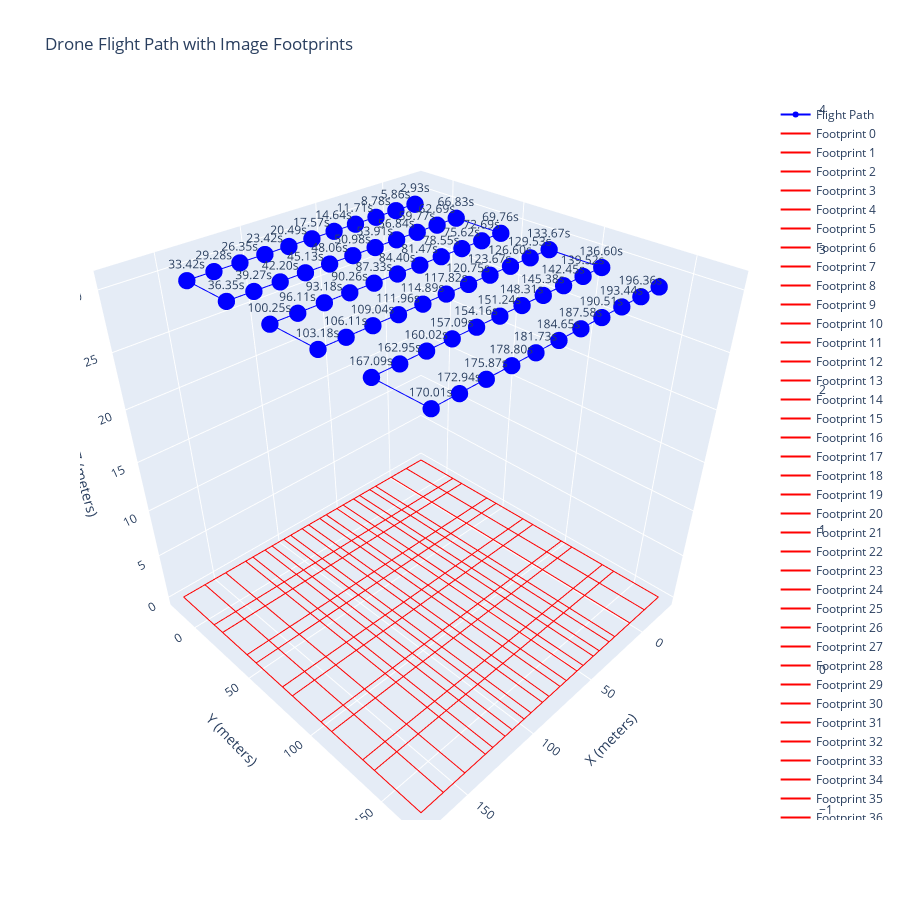

The notebook cell this image was saved under:
### Code cell
camera_ = copy.deepcopy(camera_x10)
dataset_spec_ = copy.deepcopy(dataset_spec)


MAX_DRONE_SPEED = 16.0
MAX_ACC = 3.5
footprint = compute_image_footprint_on_surface(camera_x10, dataset_spec_.height)

dataset_spec_.sidelap = 0.2
print(camera_, dataset_spec_)

fig = plot_photo_plan(generate_photo_plan_on_grid(camera_, dataset_spec_), footprint, MAX_ACC, MAX_DRONE_SPEED, compute_speed_during_photo_capture(camera_, dataset_spec_))
fig.show()

### Figure 1 — Plotly figure (JSON) as saved in the notebook; plotly's stock layout.template omitted (floating-point values rounded to 4 significant figures)
{"data": [{"line": {"color": "blue", "width": 2}, "marker": {"color": 196.4, "colorscale": [[0, "#440154"], [0.1111, "#482878"], [0.2222, "#3e4989"], [0.3333, "#31688e"], [0.4444, "#26828e"], [0.5556, "#1f9e89"], [0.6667, "#35b779"], [0.7778, "#6ece58"], [0.8889, "#b5de2b"], [1, "#fde725"]], "showscale": true, "size": 6}, "mode": "lines+markers", "name": "Flight Path", "type": "scatter3d", "x": [0, 15, 30, 45, 60, 75, 90, 105, 120, 135, 150, 150, 135, 120, 105, 90, 75, 60, 45, 30, 15, 0, 0, 15, 30, 45, 60, 75, 90, 105, 120, 135, 150, 150, 135, 120, 105, 90, 75, 60, 45, 30, 15, 0, 0, 15, 30, 45, 60, 75, 90, 105, 120, 135, 150, 150, 135, 120, 105, 90, 75, 60, 45, 30, 15, 0], "y": [0, 0, 0, 0, 0, 0, 0, 0, 0, 0, 0, 30, 30, 30, 30, 30, 30, 30, 30, 30, 30, 30, 60, 60, 60, 60, 60, 60, 60, 60, 60, 60, 60, 90, 90, 90, 90, 90, 90, 90, 90, 90, 90, 90, 120, 120, 120, 120, 120, 120, 120, 120, 120, 120, 120, 150, 150, 150, 150, 150, 150, 150, 150, 150, 150, 150], "z": [30.48, 30.48, 30.48, 30.48, 30.48, 30.48, 30.48, 30.48, 30.48, 30.48, 30.48, 30.48, 30.48, 30.48, 30.48, 30.48, 30.48, 30.48, 30.48, 30.48, 30.48, 30.48, 30.48, 30.48, 30.48, 30.48, 30.48, 30.48, 30.48, 30.48, 30.48, 30.48, 30.48, 30.48, 30.48, 30.48, 30.48, 30.48, 30.48, 30.48, 30.48, 30.48, 30.48, 30.48, 30.48, 30.48, 30.48, 30.48, 30.48, 30.48, 30.48, 30.48, 30.48, 30.48, 30.48, 30.48, 30.48, 30.48, 30.48, 30.48, 30.48, 30.48, 30.48, 30.48, 30.48, 30.48]}, {"line": {"color": "red", "width": 2}, "mode": "lines", "name": "Footprint 0", "type": "scatter3d", "x": [-25.28, 25.28, 25.28, -25.28, -25.28], "y": [-18.97, -18.97, 18.97, 18.97, -18.97], "z": [0, 0, 0, 0, 0]}, {"line": {"color": "red", "width": 2}, "mode": "lines", "name": "Footprint 1", "type": "scatter3d", "x": [-10.28, 40.28, 40.28, -10.28, -10.28], "y": [-18.97, -18.97, 18.97, 18.97, -18.97], "z": [0, 0, 0, 0, 0]}, {"line": {"color": "red", "width": 2}, "mode": "lines", "name": "Footprint 2", "type": "scatter3d", "x": [4.72, 55.28, 55.28, 4.72, 4.72], "y": [-18.97, -18.97, 18.97, 18.97, -18.97], "z": [0, 0, 0, 0, 0]}, {"line": {"color": "red", "width": 2}, "mode": "lines", "name": "Footprint 3", "type": "scatter3d", "x": [19.72, 70.28, 70.28, 19.72, 19.72], "y": [-18.97, -18.97, 18.97, 18.97, -18.97], "z": [0, 0, 0, 0, 0]}, {"line": {"color": "red", "width": 2}, "mode": "lines", "name": "Footprint 4", "type": "scatter3d", "x": [34.72, 85.28, 85.28, 34.72, 34.72], "y": [-18.97, -18.97, 18.97, 18.97, -18.97], "z": [0, 0, 0, 0, 0]}, {"line": {"color": "red", "width": 2}, "mode": "lines", "name": "Footprint 5", "type": "scatter3d", "x": [49.72, 100.3, 100.3, 49.72, 49.72], "y": [-18.97, -18.97, 18.97, 18.97, -18.97], "z": [0, 0, 0, 0, 0]}, {"line": {"color": "red", "width": 2}, "mode": "lines", "name": "Footprint 6", "type": "scatter3d", "x": [64.72, 115.3, 115.3, 64.72, 64.72], "y": [-18.97, -18.97, 18.97, 18.97, -18.97], "z": [0, 0, 0, 0, 0]}, {"line": {"color": "red", "width": 2}, "mode": "lines", "name": "Footprint 7", "type": "scatter3d", "x": [79.72, 130.3, 130.3, 79.72, 79.72], "y": [-18.97, -18.97, 18.97, 18.97, -18.97], "z": [0, 0, 0, 0, 0]}, {"line": {"color": "red", "width": 2}, "mode": "lines", "name": "Footprint 8", "type": "scatter3d", "x": [94.72, 145.3, 145.3, 94.72, 94.72], "y": [-18.97, -18.97, 18.97, 18.97, -18.97], "z": [0, 0, 0, 0, 0]}, {"line": {"color": "red", "width": 2}, "mode": "lines", "name": "Footprint 9", "type": "scatter3d", "x": [109.7, 160.3, 160.3, 109.7, 109.7], "y": [-18.97, -18.97, 18.97, 18.97, -18.97], "z": [0, 0, 0, 0, 0]}, {"line": {"color": "red", "width": 2}, "mode": "lines", "name": "Footprint 10", "type": "scatter3d", "x": [124.7, 175.3, 175.3, 124.7, 124.7], "y": [-18.97, -18.97, 18.97, 18.97, -18.97], "z": [0, 0, 0, 0, 0]}, {"line": {"color": "red", "width": 2}, "mode": "lines", "name": "Footprint 11", "type": "scatter3d", "x": [124.7, 175.3, 175.3, 124.7, 124.7], "y": [11.03, 11.03, 48.97, 48.97, 11.03], "z": [0, 0, 0, 0, 0]}, {"line": {"color": "red", "width": 2}, "mode": "lines", "name": "Footprint 12", "type": "scatter3d", "x": [109.7, 160.3, 160.3, 109.7, 109.7], "y": [11.03, 11.03, 48.97, 48.97, 11.03], "z": [0, 0, 0, 0, 0]}, {"line": {"color": "red", "width": 2}, "mode": "lines", "name": "Footprint 13", "type": "scatter3d", "x": [94.72, 145.3, 145.3, 94.72, 94.72], "y": [11.03, 11.03, 48.97, 48.97, 11.03], "z": [0, 0, 0, 0, 0]}, {"line": {"color": "red", "width": 2}, "mode": "lines", "name": "Footprint 14", "type": "scatter3d", "x": [79.72, 130.3, 130.3, 79.72, 79.72], "y": [11.03, 11.03, 48.97, 48.97, 11.03], "z": [0, 0, 0, 0, 0]}, {"line": {"color": "red", "width": 2}, "mode": "lines", "name": "Footprint 15", "type": "scatter3d", "x": [64.72, 115.3, 115.3, 64.72, 64.72], "y": [11.03, 11.03, 48.97, 48.97, 11.03], "z": [0, 0, 0, 0, 0]}, {"line": {"color": "red", "width": 2}, "mode": "lines", "name": "Footprint 16", "type": "scatter3d", "x": [49.72, 100.3, 100.3, 49.72, 49.72], "y": [11.03, 11.03, 48.97, 48.97, 11.03], "z": [0, 0, 0, 0, 0]}, {"line": {"color": "red", "width": 2}, "mode": "lines", "name": "Footprint 17", "type": "scatter3d", "x": [34.72, 85.28, 85.28, 34.72, 34.72], "y": [11.03, 11.03, 48.97, 48.97, 11.03], "z": [0, 0, 0, 0, 0]}, {"line": {"color": "red", "width": 2}, "mode": "lines", "name": "Footprint 18", "type": "scatter3d", "x": [19.72, 70.28, 70.28, 19.72, 19.72], "y": [11.03, 11.03, 48.97, 48.97, 11.03], "z": [0, 0, 0, 0, 0]}, {"line": {"color": "red", "width": 2}, "mode": "lines", "name": "Footprint 19", "type": "scatter3d", "x": [4.72, 55.28, 55.28, 4.72, 4.72], "y": [11.03, 11.03, 48.97, 48.97, 11.03], "z": [0, 0, 0, 0, 0]}, {"line": {"color": "red", "width": 2}, "mode": "lines", "name": "Footprint 20", "type": "scatter3d", "x": [-10.28, 40.28, 40.28, -10.28, -10.28], "y": [11.03, 11.03, 48.97, 48.97, 11.03], "z": [0, 0, 0, 0, 0]}, {"line": {"color": "red", "width": 2}, "mode": "lines", "name": "Footprint 21", "type": "scatter3d", "x": [-25.28, 25.28, 25.28, -25.28, -25.28], "y": [11.03, 11.03, 48.97, 48.97, 11.03], "z": [0, 0, 0, 0, 0]}, {"line": {"color": "red", "width": 2}, "mode": "lines", "name": "Footprint 22", "type": "scatter3d", "x": [-25.28, 25.28, 25.28, -25.28, -25.28], "y": [41.03, 41.03, 78.97, 78.97, 41.03], "z": [0, 0, 0, 0, 0]}, {"line": {"color": "red", "width": 2}, "mode": "lines", "name": "Footprint 23", "type": "scatter3d", "x": [-10.28, 40.28, 40.28, -10.28, -10.28], "y": [41.03, 41.03, 78.97, 78.97, 41.03], "z": [0, 0, 0, 0, 0]}, {"line": {"color": "red", "width": 2}, "mode": "lines", "name": "Footprint 24", "type": "scatter3d", "x": [4.72, 55.28, 55.28, 4.72, 4.72], "y": [41.03, 41.03, 78.97, 78.97, 41.03], "z": [0, 0, 0, 0, 0]}, {"line": {"color": "red", "width": 2}, "mode": "lines", "name": "Footprint 25", "type": "scatter3d", "x": [19.72, 70.28, 70.28, 19.72, 19.72], "y": [41.03, 41.03, 78.97, 78.97, 41.03], "z": [0, 0, 0, 0, 0]}, {"line": {"color": "red", "width": 2}, "mode": "lines", "name": "Footprint 26", "type": "scatter3d", "x": [34.72, 85.28, 85.28, 34.72, 34.72], "y": [41.03, 41.03, 78.97, 78.97, 41.03], "z": [0, 0, 0, 0, 0]}, {"line": {"color": "red", "width": 2}, "mode": "lines", "name": "Footprint 27", "type": "scatter3d", "x": [49.72, 100.3, 100.3, 49.72, 49.72], "y": [41.03, 41.03, 78.97, 78.97, 41.03], "z": [0, 0, 0, 0, 0]}, {"line": {"color": "red", "width": 2}, "mode": "lines", "name": "Footprint 28", "type": "scatter3d", "x": [64.72, 115.3, 115.3, 64.72, 64.72], "y": [41.03, 41.03, 78.97, 78.97, 41.03], "z": [0, 0, 0, 0, 0]}, {"line": {"color": "red", "width": 2}, "mode": "lines", "name": "Footprint 29", "type": "scatter3d", "x": [79.72, 130.3, 130.3, 79.72, 79.72], "y": [41.03, 41.03, 78.97, 78.97, 41.03], "z": [0, 0, 0, 0, 0]}, {"line": {"color": "red", "width": 2}, "mode": "lines", "name": "Footprint 30", "type": "scatter3d", "x": [94.72, 145.3, 145.3, 94.72, 94.72], "y": [41.03, 41.03, 78.97, 78.97, 41.03], "z": [0, 0, 0, 0, 0]}, {"line": {"color": "red", "width": 2}, "mode": "lines", "name": "Footprint 31", "type": "scatter3d", "x": [109.7, 160.3, 160.3, 109.7, 109.7], "y": [41.03, 41.03, 78.97, 78.97, 41.03], "z": [0, 0, 0, 0, 0]}, {"line": {"color": "red", "width": 2}, "mode": "lines", "name": "Footprint 32", "type": "scatter3d", "x": [124.7, 175.3, 175.3, 124.7, 124.7], "y": [41.03, 41.03, 78.97, 78.97, 41.03], "z": [0, 0, 0, 0, 0]}, {"line": {"color": "red", "width": 2}, "mode": "lines", "name": "Footprint 33", "type": "scatter3d", "x": [124.7, 175.3, 175.3, 124.7, 124.7], "y": [71.03, 71.03, 109.0, 109.0, 71.03], "z": [0, 0, 0, 0, 0]}, {"line": {"color": "red", "width": 2}, "mode": "lines", "name": "Footprint 34", "type": "scatter3d", "x": [109.7, 160.3, 160.3, 109.7, 109.7], "y": [71.03, 71.03, 109.0, 109.0, 71.03], "z": [0, 0, 0, 0, 0]}, {"line": {"color": "red", "width": 2}, "mode": "lines", "name": "Footprint 35", "type": "scatter3d", "x": [94.72, 145.3, 145.3, 94.72, 94.72], "y": [71.03, 71.03, 109.0, 109.0, 71.03], "z": [0, 0, 0, 0, 0]}, {"line": {"color": "red", "width": 2}, "mode": "lines", "name": "Footprint 36", "type": "scatter3d", "x": [79.72, 130.3, 130.3, 79.72, 79.72], "y": [71.03, 71.03, 109.0, 109.0, 71.03], "z": [0, 0, 0, 0, 0]}, {"line": {"color": "red", "width": 2}, "mode": "lines", "name": "Footprint 37", "type": "scatter3d", "x": [64.72, 115.3, 115.3, 64.72, 64.72], "y": [71.03, 71.03, 109.0, 109.0, 71.03], "z": [0, 0, 0, 0, 0]}, {"line": {"color": "red", "width": 2}, "mode": "lines", "name": "Footprint 38", "type": "scatter3d", "x": [49.72, 100.3, 100.3, 49.72, 49.72], "y": [71.03, 71.03, 109.0, 109.0, 71.03], "z": [0, 0, 0, 0, 0]}, {"line": {"color": "red", "width": 2}, "mode": "lines", "name": "Footprint 39", "type": "scatter3d", "x": [34.72, 85.28, 85.28, 34.72, 34.72], "y": [71.03, 71.03, 109.0, 109.0, 71.03], "z": [0, 0, 0, 0, 0]}, {"line": {"color": "red", "width": 2}, "mode": "lines", "name": "Footprint 40", "type": "scatter3d", "x": [19.72, 70.28, 70.28, 19.72, 19.72], "y": [71.03, 71.03, 109.0, 109.0, 71.03], "z": [0, 0, 0, 0, 0]}, {"line": {"color": "red", "width": 2}, "mode": "lines", "name": "Footprint 41", "type": "scatter3d", "x": [4.72, 55.28, 55.28, 4.72, 4.72], "y": [71.03, 71.03, 109.0, 109.0, 71.03], "z": [0, 0, 0, 0, 0]}, {"line": {"color": "red", "width": 2}, "mode": "lines", "name": "Footprint 42", "type": "scatter3d", "x": [-10.28, 40.28, 40.28, -10.28, -10.28], "y": [71.03, 71.03, 109.0, 109.0, 71.03], "z": [0, 0, 0, 0, 0]}, {"line": {"color": "red", "width": 2}, "mode": "lines", "name": "Footprint 43", "type": "scatter3d", "x": [-25.28, 25.28, 25.28, -25.28, -25.28], "y": [71.03, 71.03, 109.0, 109.0, 71.03], "z": [0, 0, 0, 0, 0]}, {"line": {"color": "red", "width": 2}, "mode": "lines", "name": "Footprint 44", "type": "scatter3d", "x": [-25.28, 25.28, 25.28, -25.28, -25.28], "y": [101.0, 101.0, 139.0, 139.0, 101.0], "z": [0, 0, 0, 0, 0]}, {"line": {"color": "red", "width": 2}, "mode": "lines", "name": "Footprint 45", "type": "scatter3d", "x": [-10.28, 40.28, 40.28, -10.28, -10.28], "y": [101.0, 101.0, 139.0, 139.0, 101.0], "z": [0, 0, 0, 0, 0]}, {"line": {"color": "red", "width": 2}, "mode": "lines", "name": "Footprint 46", "type": "scatter3d", "x": [4.72, 55.28, 55.28, 4.72, 4.72], "y": [101.0, 101.0, 139.0, 139.0, 101.0], "z": [0, 0, 0, 0, 0]}, {"line": {"color": "red", "width": 2}, "mode": "lines", "name": "Footprint 47", "type": "scatter3d", "x": [19.72, 70.28, 70.28, 19.72, 19.72], "y": [101.0, 101.0, 139.0, 139.0, 101.0], "z": [0, 0, 0, 0, 0]}, {"line": {"color": "red", "width": 2}, "mode": "lines", "name": "Footprint 48", "type": "scatter3d", "x": [34.72, 85.28, 85.28, 34.72, 34.72], "y": [101.0, 101.0, 139.0, 139.0, 101.0], "z": [0, 0, 0, 0, 0]}, {"line": {"color": "red", "width": 2}, "mode": "lines", "name": "Footprint 49", "type": "scatter3d", "x": [49.72, 100.3, 100.3, 49.72, 49.72], "y": [101.0, 101.0, 139.0, 139.0, 101.0], "z": [0, 0, 0, 0, 0]}, {"line": {"color": "red", "width": 2}, "mode": "lines", "name": "Footprint 50", "type": "scatter3d", "x": [64.72, 115.3, 115.3, 64.72, 64.72], "y": [101.0, 101.0, 139.0, 139.0, 101.0], "z": [0, 0, 0, 0, 0]}, {"line": {"color": "red", "width": 2}, "mode": "lines", "name": "Footprint 51", "type": "scatter3d", "x": [79.72, 130.3, 130.3, 79.72, 79.72], "y": [101.0, 101.0, 139.0, 139.0, 101.0], "z": [0, 0, 0, 0, 0]}, {"line": {"color": "red", "width": 2}, "mode": "lines", "name": "Footprint 52", "type": "scatter3d", "x": [94.72, 145.3, 145.3, 94.72, 94.72], "y": [101.0, 101.0, 139.0, 139.0, 101.0], "z": [0, 0, 0, 0, 0]}, {"line": {"color": "red", "width": 2}, "mode": "lines", "name": "Footprint 53", "type": "scatter3d", "x": [109.7, 160.3, 160.3, 109.7, 109.7], "y": [101.0, 101.0, 139.0, 139.0, 101.0], "z": [0, 0, 0, 0, 0]}, {"line": {"color": "red", "width": 2}, "mode": "lines", "name": "Footprint 54", "type": "scatter3d", "x": [124.7, 175.3, 175.3, 124.7, 124.7], "y": [101.0, 101.0, 139.0, 139.0, 101.0], "z": [0, 0, 0, 0, 0]}, {"line": {"color": "red", "width": 2}, "mode": "lines", "name": "Footprint 55", "type": "scatter3d", "x": [124.7, 175.3, 175.3, 124.7, 124.7], "y": [131.0, 131.0, 169.0, 169.0, 131.0], "z": [0, 0, 0, 0, 0]}, {"line": {"color": "red", "width": 2}, "mode": "lines", "name": "Footprint 56", "type": "scatter3d", "x": [109.7, 160.3, 160.3, 109.7, 109.7], "y": [131.0, 131.0, 169.0, 169.0, 131.0], "z": [0, 0, 0, 0, 0]}, {"line": {"color": "red", "width": 2}, "mode": "lines", "name": "Footprint 57", "type": "scatter3d", "x": [94.72, 145.3, 145.3, 94.72, 94.72], "y": [131.0, 131.0, 169.0, 169.0, 131.0], "z": [0, 0, 0, 0, 0]}, {"line": {"color": "red", "width": 2}, "mode": "lines", "name": "Footprint 58", "type": "scatter3d", "x": [79.72, 130.3, 130.3, 79.72, 79.72], "y": [131.0, 131.0, 169.0, 169.0, 131.0], "z": [0, 0, 0, 0, 0]}, {"line": {"color": "red", "width": 2}, "mode": "lines", "name": "Footprint 59", "type": "scatter3d", "x": [64.72, 115.3, 115.3, 64.72, 64.72], "y": [131.0, 131.0, 169.0, 169.0, 131.0], "z": [0, 0, 0, 0, 0]}, {"line": {"color": "red", "width": 2}, "mode": "lines", "name": "Footprint 60", "type": "scatter3d", "x": [49.72, 100.3, 100.3, 49.72, 49.72], "y": [131.0, 131.0, 169.0, 169.0, 131.0], "z": [0, 0, 0, 0, 0]}, {"line": {"color": "red", "width": 2}, "mode": "lines", "name": "Footprint 61", "type": "scatter3d", "x": [34.72, 85.28, 85.28, 34.72, 34.72], "y": [131.0, 131.0, 169.0, 169.0, 131.0], "z": [0, 0, 0, 0, 0]}, {"line": {"color": "red", "width": 2}, "mode": "lines", "name": "Footprint 62", "type": "scatter3d", "x": [19.72, 70.28, 70.28, 19.72, 19.72], "y": [131.0, 131.0, 169.0, 169.0, 131.0], "z": [0, 0, 0, 0, 0]}, {"line": {"color": "red", "width": 2}, "mode": "lines", "name": "Footprint 63", "type": "scatter3d", "x": [4.72, 55.28, 55.28, 4.72, 4.72], "y": [131.0, 131.0, 169.0, 169.0, 131.0], "z": [0, 0, 0, 0, 0]}, {"line": {"color": "red", "width": 2}, "mode": "lines", "name": "Footprint 64", "type": "scatter3d", "x": [-10.28, 40.28, 40.28, -10.28, -10.28], "y": [131.0, 131.0, 169.0, 169.0, 131.0], "z": [0, 0, 0, 0, 0]}, {"line": {"color": "red", "width": 2}, "mode": "lines", "name": "Footprint 65", "type": "scatter3d", "x": [-25.28, 25.28, 25.28, -25.28, -25.28], "y": [131.0, 131.0, 169.0, 169.0, 131.0], "z": [0, 0, 0, 0, 0]}, {"mode": "text", "name": "Time 0", "text": ["2.93s"], "textposition": "top center", "type": "scatter3d", "x": [0], "y": [0], "z": [30.48]}, {"mode": "text", "name": "Time 1", "text": ["5.86s"], "textposition": "top center", "type": "scatter3d", "x": [15], "y": [0], "z": [30.48]}, {"mode": "text", "name": "Time 2", "text": ["8.78s"], "textposition": "top center", "type": "scatter3d", "x": [30], "y": [0], "z": [30.48]}, {"mode": "text", "name": "Time 3", "text": ["11.71s"], "textposition": "top center", "type": "scatter3d", "x": [45], "y": [0], "z": [30.48]}, {"mode": "text", "name": "Time 4", "text": ["14.64s"], "textposition": "top center", "type": "scatter3d", "x": [60], "y": [0], "z": [30.48]}, {"mode": "text", "name": "Time 5", "text": ["17.57s"], "textposition": "top center", "type": "scatter3d", "x": [75], "y": [0], "z": [30.48]}, {"mode": "text", "name": "Time 6", "text": ["20.49s"], "textposition": "top center", "type": "scatter3d", "x": [90], "y": [0], "z": [30.48]}, {"mode": "text", "name": "Time 7", "text": ["23.42s"], "textposition": "top center", "type": "scatter3d", "x": [105], "y": [0], "z": [30.48]}, {"mode": "text", "name": "Time 8", "text": ["26.35s"], "textposition": "top center", "type": "scatter3d", "x": [120], "y": [0], "z": [30.48]}, {"mode": "text", "name": "Time 9", "text": ["29.28s"], "textposition": "top center", "type": "scatter3d", "x": [135], "y": [0], "z": [30.48]}, {"mode": "text", "name": "Time 10", "text": ["33.42s"], "textposition": "top center", "type": "scatter3d", "x": [150], "y": [0], "z": [30.48]}, {"mode": "text", "name": "Time 11", "text": ["36.35s"], "textposition": "top center", "type": "scatter3d", "x": [150], "y": [30], "z": [30.48]}, {"mode": "text", "name": "Time 12", "text": ["39.27s"], "textposition": "top center", "type": "scatter3d", "x": [135], "y": [30], "z": [30.48]}, {"mode": "text", "name": "Time 13", "text": ["42.20s"], "textposition": "top center", "type": "scatter3d", "x": [120], "y": [30], "z": [30.48]}, {"mode": "text", "name": "Time 14", "text": ["45.13s"], "textposition": "top center", "type": "scatter3d", "x": [105], "y": [30], "z": [30.48]}, {"mode": "text", "name": "Time 15", "text": ["48.06s"], "textposition": "top center", "type": "scatter3d", "x": [90], "y": [30], "z": [30.48]}, {"mode": "text", "name": "Time 16", "text": ["50.98s"], "textposition": "top center", "type": "scatter3d", "x": [75], "y": [30], "z": [30.48]}, {"mode": "text", "name": "Time 17", "text": ["53.91s"], "textposition": "top center", "type": "scatter3d", "x": [60], "y": [30], "z": [30.48]}, {"mode": "text", "name": "Time 18", "text": ["56.84s"], "textposition": "top center", "type": "scatter3d", "x": [45], "y": [30], "z": [30.48]}, {"mode": "text", "name": "Time 19", "text": ["59.77s"], "textposition": "top center", "type": "scatter3d", "x": [30], "y": [30], "z": [30.48]}, {"mode": "text", "name": "Time 20", "text": ["62.69s"], "textposition": "top center", "type": "scatter3d", "x": [15], "y": [30], "z": [30.48]}, {"mode": "text", "name": "Time 21", "text": ["66.83s"], "textposition": "top center", "type": "scatter3d", "x": [0], "y": [30], "z": [30.48]}, {"mode": "text", "name": "Time 22", "text": ["69.76s"], "textposition": "top center", "type": "scatter3d", "x": [0], "y": [60], "z": [30.48]}, {"mode": "text", "name": "Time 23", "text": ["72.69s"], "textposition": "top center", "type": "scatter3d", "x": [15], "y": [60], "z": [30.48]}, {"mode": "text", "name": "Time 24", "text": ["75.62s"], "textposition": "top center", "type": "scatter3d", "x": [30], "y": [60], "z": [30.48]}, {"mode": "text", "name": "Time 25", "text": ["78.55s"], "textposition": "top center", "type": "scatter3d", "x": [45], "y": [60], "z": [30.48]}, {"mode": "text", "name": "Time 26", "text": ["81.47s"], "textposition": "top center", "type": "scatter3d", "x": [60], "y": [60], "z": [30.48]}, {"mode": "text", "name": "Time 27", "text": ["84.40s"], "textposition": "top center", "type": "scatter3d", "x": [75], "y": [60], "z": [30.48]}, {"mode": "text", "name": "Time 28", "text": ["87.33s"], "textposition": "top center", "type": "scatter3d", "x": [90], "y": [60], "z": [30.48]}, {"mode": "text", "name": "Time 29", "text": ["90.26s"], "textposition": "top center", "type": "scatter3d", "x": [105], "y": [60], "z": [30.48]}, {"mode": "text", "name": "Time 30", "text": ["93.18s"], "textposition": "top center", "type": "scatter3d", "x": [120], "y": [60], "z": [30.48]}, {"mode": "text", "name": "Time 31", "text": ["96.11s"], "textposition": "top center", "type": "scatter3d", "x": [135], "y": [60], "z": [30.48]}, {"mode": "text", "name": "Time 32", "text": ["100.25s"], "textposition": "top center", "type": "scatter3d", "x": [150], "y": [60], "z": [30.48]}, {"mode": "text", "name": "Time 33", "text": ["103.18s"], "textposition": "top center", "type": "scatter3d", "x": [150], "y": [90], "z": [30.48]}, {"mode": "text", "name": "Time 34", "text": ["106.11s"], "textposition": "top center", "type": "scatter3d", "x": [135], "y": [90], "z": [30.48]}, {"mode": "text", "name": "Time 35", "text": ["109.04s"], "textposition": "top center", "type": "scatter3d", "x": [120], "y": [90], "z": [30.48]}, {"mode": "text", "name": "Time 36", "text": ["111.96s"], "textposition": "top center", "type": "scatter3d", "x": [105], "y": [90], "z": [30.48]}, {"mode": "text", "name": "Time 37", "text": ["114.89s"], "textposition": "top center", "type": "scatter3d", "x": [90], "y": [90], "z": [30.48]}, {"mode": "text", "name": "Time 38", "text": ["117.82s"], "textposition": "top center", "type": "scatter3d", "x": [75], "y": [90], "z": [30.48]}, {"mode": "text", "name": "Time 39", "text": ["120.75s"], "textposition": "top center", "type": "scatter3d", "x": [60], "y": [90], "z": [30.48]}, {"mode": "text", "name": "Time 40", "text": ["123.67s"], "textposition": "top center", "type": "scatter3d", "x": [45], "y": [90], "z": [30.48]}, {"mode": "text", "name": "Time 41", "text": ["126.60s"], "textposition": "top center", "type": "scatter3d", "x": [30], "y": [90], "z": [30.48]}, {"mode": "text", "name": "Time 42", "text": ["129.53s"], "textposition": "top center", "type": "scatter3d", "x": [15], "y": [90], "z": [30.48]}, {"mode": "text", "name": "Time 43", "text": ["133.67s"], "textposition": "top center", "type": "scatter3d", "x": [0], "y": [90], "z": [30.48]}, {"mode": "text", "name": "Time 44", "text": ["136.60s"], "textposition": "top center", "type": "scatter3d", "x": [0], "y": [120], "z": [30.48]}, {"mode": "text", "name": "Time 45", "text": ["139.52s"], "textposition": "top center", "type": "scatter3d", "x": [15], "y": [120], "z": [30.48]}, {"mode": "text", "name": "Time 46", "text": ["142.45s"], "textposition": "top center", "type": "scatter3d", "x": [30], "y": [120], "z": [30.48]}, {"mode": "text", "name": "Time 47", "text": ["145.38s"], "textposition": "top center", "type": "scatter3d", "x": [45], "y": [120], "z": [30.48]}, {"mode": "text", "name": "Time 48", "text": ["148.31s"], "textposition": "top center", "type": "scatter3d", "x": [60], "y": [120], "z": [30.48]}, {"mode": "text", "name": "Time 49", "text": ["151.24s"], "textposition": "top center", "type": "scatter3d", "x": [75], "y": [120], "z": [30.48]}, {"mode": "text", "name": "Time 50", "text": ["154.16s"], "textposition": "top center", "type": "scatter3d", "x": [90], "y": [120], "z": [30.48]}, {"mode": "text", "name": "Time 51", "text": ["157.09s"], "textposition": "top center", "type": "scatter3d", "x": [105], "y": [120], "z": [30.48]}, {"mode": "text", "name": "Time 52", "text": ["160.02s"], "textposition": "top center", "type": "scatter3d", "x": [120], "y": [120], "z": [30.48]}, {"mode": "text", "name": "Time 53", "text": ["162.95s"], "textposition": "top center", "type": "scatter3d", "x": [135], "y": [120], "z": [30.48]}, {"mode": "text", "name": "Time 54", "text": ["167.09s"], "textposition": "top center", "type": "scatter3d", "x": [150], "y": [120], "z": [30.48]}, {"mode": "text", "name": "Time 55", "text": ["170.01s"], "textposition": "top center", "type": "scatter3d", "x": [150], "y": [150], "z": [30.48]}, {"mode": "text", "name": "Time 56", "text": ["172.94s"], "textposition": "top center", "type": "scatter3d", "x": [135], "y": [150], "z": [30.48]}, {"mode": "text", "name": "Time 57", "text": ["175.87s"], "textposition": "top center", "type": "scatter3d", "x": [120], "y": [150], "z": [30.48]}, {"mode": "text", "name": "Time 58", "text": ["178.80s"], "textposition": "top center", "type": "scatter3d", "x": [105], "y": [150], "z": [30.48]}, {"mode": "text", "name": "Time 59", "text": ["181.73s"], "textposition": "top center", "type": "scatter3d", "x": [90], "y": [150], "z": [30.48]}, {"mode": "text", "name": "Time 60", "text": ["184.65s"], "textposition": "top center", "type": "scatter3d", "x": [75], "y": [150], "z": [30.48]}, {"mode": "text", "name": "Time 61", "text": ["187.58s"], "textposition": "top center", "type": "scatter3d", "x": [60], "y": [150], "z": [30.48]}, {"mode": "text", "name": "Time 62", "text": ["190.51s"], "textposition": "top center", "type": "scatter3d", "x": [45], "y": [150], "z": [30.48]}, {"mode": "text", "name": "Time 63", "text": ["193.44s"], "textposition": "top center", "type": "scatter3d", "x": [30], "y": [150], "z": [30.48]}, {"mode": "text", "name": "Time 64", "text": ["196.36s"], "textposition": "top center", "type": "scatter3d", "x": [15], "y": [150], "z": [30.48]}], "layout": {"height": 900, "scene": {"xaxis": {"title": {"text": "X (meters)"}}, "yaxis": {"title": {"text": "Y (meters)"}}, "zaxis": {"title": {"text": "Z (meters)"}}}, "title": {"text": "Drone Flight Path with Image Footprints"}, "width": 900}}
